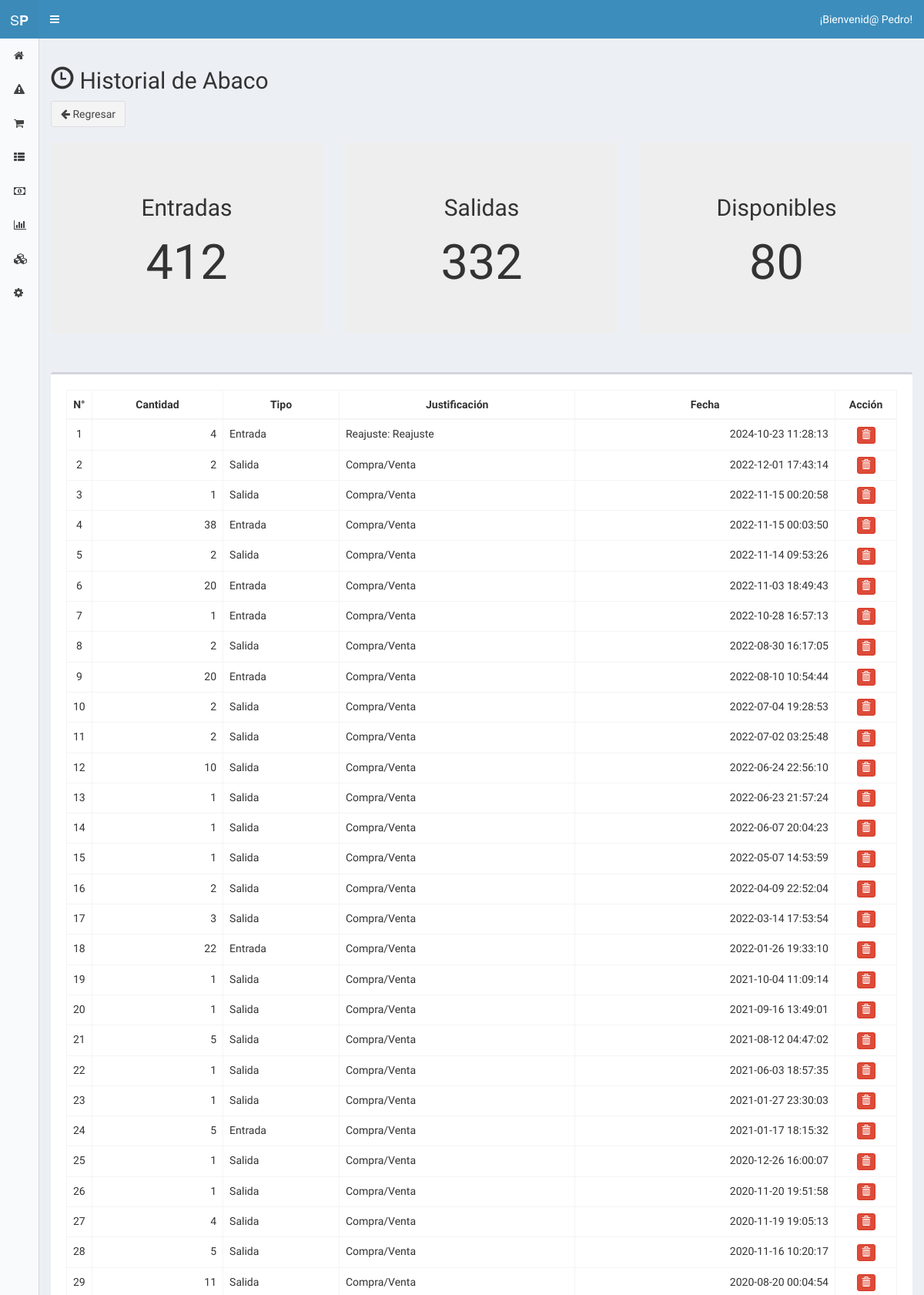
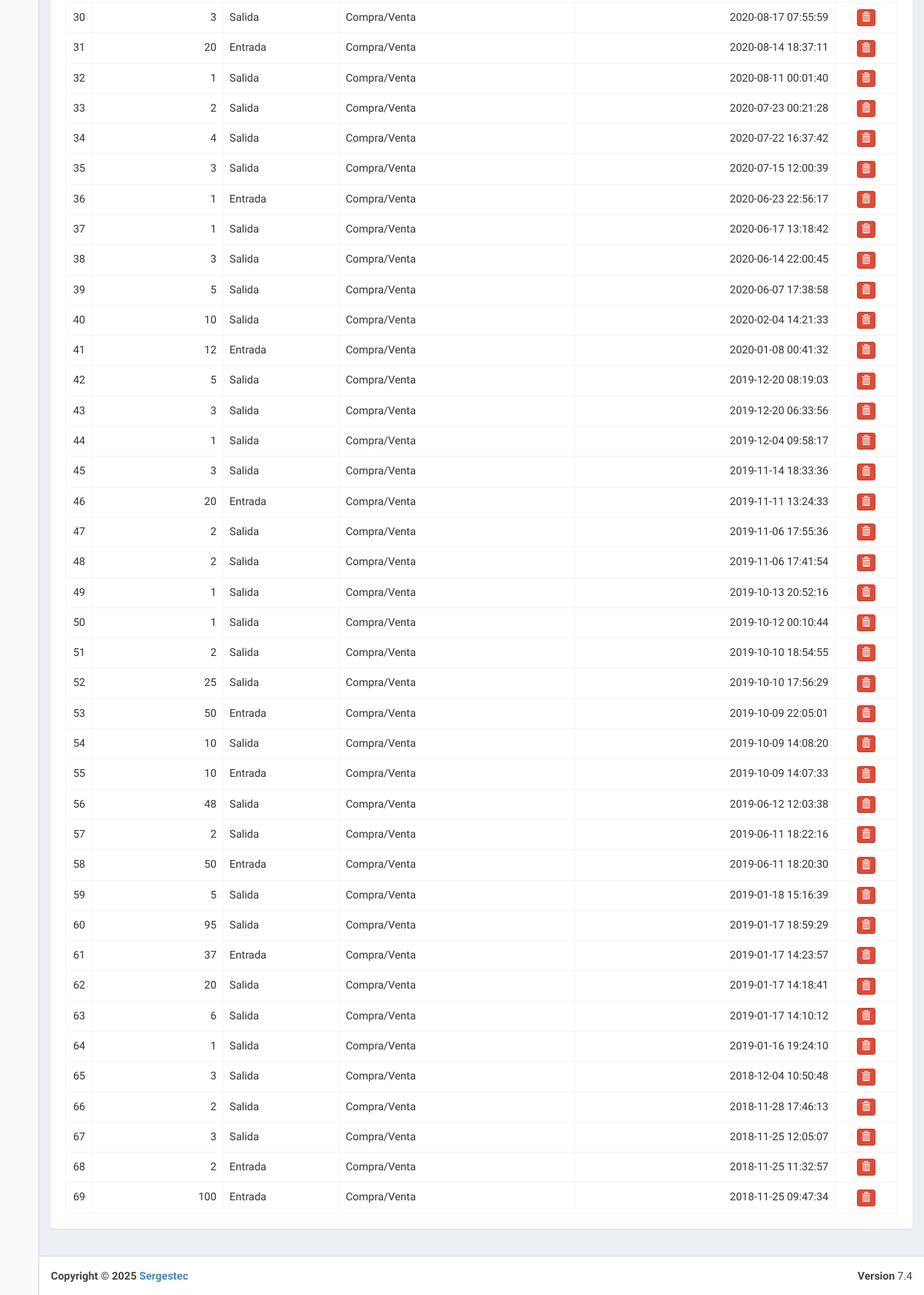
/index.php?view=history&product_id=1 (signed in), run on an earlier commit of the app's database (2 pictures, top to bottom).
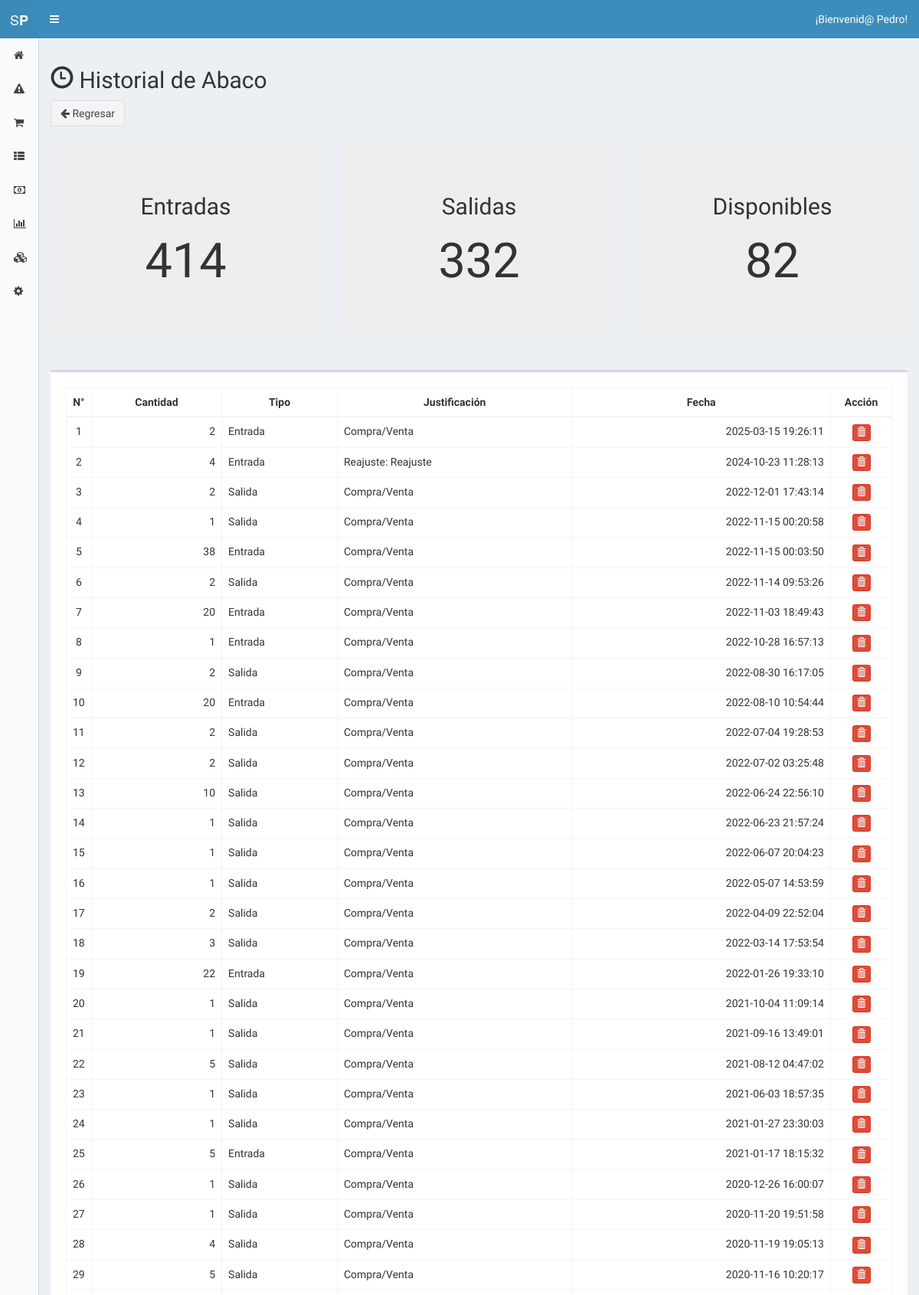
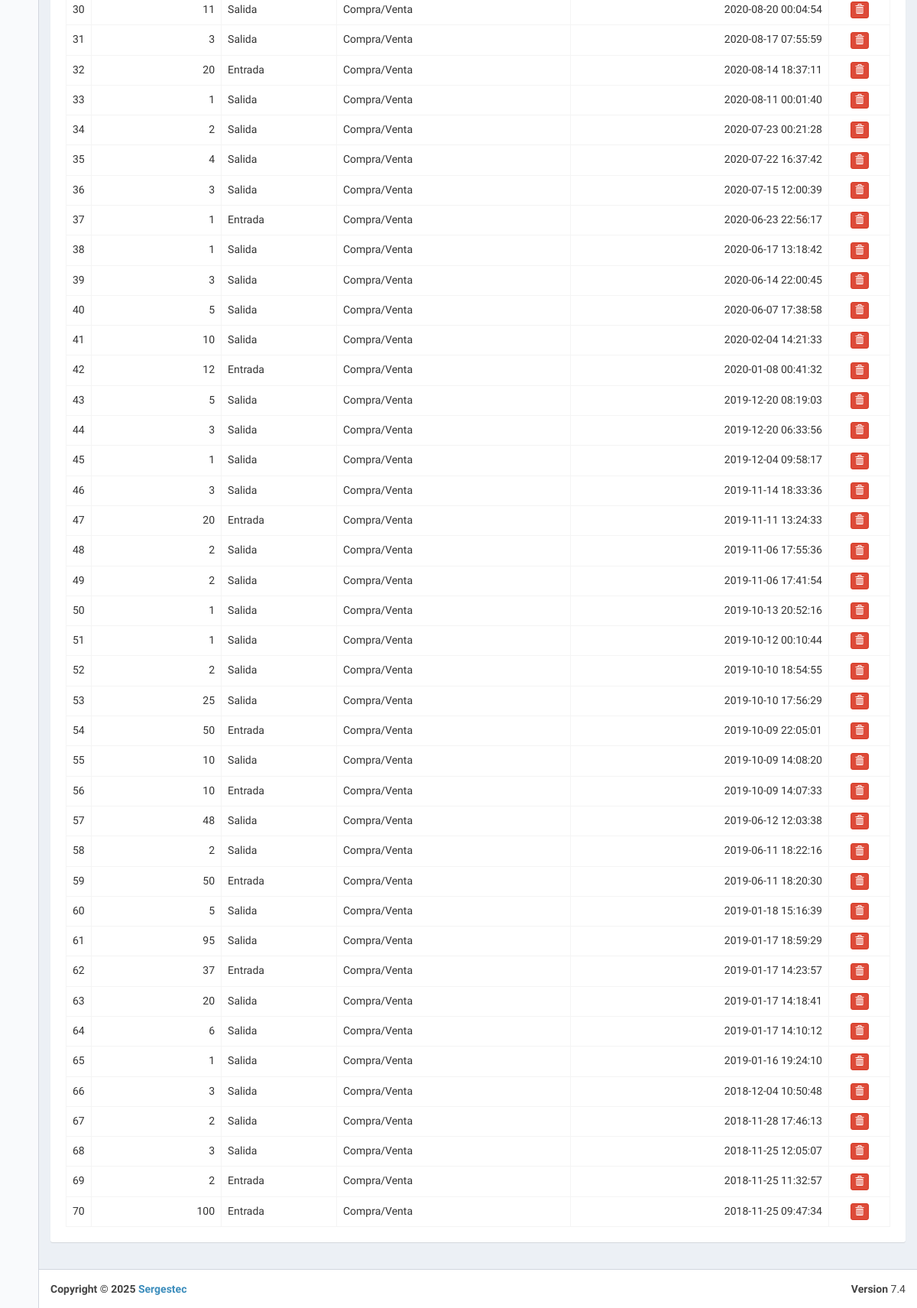
And on a later commit of the database (2 pictures, top to bottom).
### tables this page shows
CREATE TABLE `operation` (
  `id` int(11) NOT NULL,
  `product_id` int(11) DEFAULT NULL,
  `q` float DEFAULT NULL,
  `bono` float NOT NULL,
  `price_in` double DEFAULT NULL,
  `price_out` double DEFAULT NULL,
  `operation_type_id` int(11) DEFAULT NULL,
  `sell_id` int(11) DEFAULT NULL,
  `created_at` datetime DEFAULT NULL
);

CREATE TABLE `operation_type` (
  `id` int(11) NOT NULL,
  `name` varchar(50) DEFAULT NULL
);

### core/controller/Lb.php (called while the page is built, shortened)
<?php
class Lb {
	public function start(){
		include "core/app/init.php";
	}
}
?>

### index.php (called while the page is built, shortened)
<?php
	$lb = new Lb();
	$lb->start();
?>

### core/controller/Model.php (called while the page is built, shortened)
<?php
class Model {
	public static function exists($modelname){
		$fullpath = self::getFullpath($modelname);
		$found=false;
		if(file_exists($fullpath)){
			$found = true;
		}
		return $found;
	}
	public static function getFullpath($modelname){
		return Core::$root."core/app/model/".$modelname.".php";
	}
	public static function many($query,$aclass){
		$cnt = 0;
		$array = array();
		while($r = $query->fetch_array()){
			$array[$cnt] = new $aclass;
			$cnt2=1;
			foreach ($r as $key => $v) {
				if($cnt2>0 && $cnt2%2==0){
					$array[$cnt]->$key = $v;
				}
				$cnt2++;
			}
			$cnt++;
		}
		return $array;
	}
	public static function one($query,$aclass){
		$found = null;
		$data = new $aclass;
		while($r = $query->fetch_array()){
			$cnt=1;
			foreach ($r as $key => $v) {
				if($cnt>0 && $cnt%2==0){
					$data->$key = $v;
				}
				$cnt++;
			}
			$found = $data;
			break;
		}
		return $found;
	}
}
?>

### core/controller/Executor.php (called while the page is built, shortened)
<?php
class Executor {
	public static function doit($sql){
		$con = Database::getCon();
		return array($con->query($sql),$con->insert_id);
	}
}
?>

### core/app/model/UserData.php (called while the page is built, shortened)
<?php
	class UserData {
		public static $tablename = "user";
		public static function getById($id){
			$sql = "select * from ".self::$tablename." where id=$id";
			$query = Executor::doit($sql);
			return Model::one($query[0],new UserData());
		}
	}
?>

### core/app/model/ProductData.php (called while the page is built, shortened)
<?php
	class ProductData {
		public static $tablename = "product";
		public static function getById($id){
			$sql = "select * from ".self::$tablename." where id=$id";
			$query = Executor::doit($sql);
			return Model::one($query[0],new ProductData());
		}
	}
?>

### core/app/model/OperationData.php (called while the page is built, shortened)
<?php
	class OperationData {
		public static $tablename = "operation";
		public function __construct(){
			$this->operation_type_id = "";
		}
		public function getOperationtype(){ return OperationTypeData::getById($this->operation_type_id);}
		public static function getQYesF($product_id){
			$q=0;
			$operations = self::getAllByProductId($product_id);
			$input_id = OperationTypeData::getByName("Entrada")->id;
			$output_id = OperationTypeData::getByName("Salida")->id;
			foreach($operations as $operation){
					if($operation->operation_type_id==$input_id){ $q+=$operation->q; }
					else if($operation->operation_type_id==$output_id){  $q+=(-$operation->q); }
			}
			return $q;
		}
		public static function getAllByProductId($product_id){
			$sql = "select * from ".self::$tablename." where product_id=$product_id  order by created_at desc";
			$query = Executor::doit($sql);
			return Model::many($query[0],new OperationData());
		}
		public static function getOutputQYesF($product_id){
			$q=0;
			$operations = self::getOutputByProductId($product_id);
			$input_id = OperationTypeData::getByName("Entrada")->id;
			$output_id = OperationTypeData::getByName("Salida")->id;
			foreach($operations as $operation){
				if($operation->operation_type_id==$input_id){ $q+=$operation->q; }
				else if($operation->operation_type_id==$output_id){  $q+=(-$operation->q); }
			}
			return $q;
		}
		public static function getInputQYesF($product_id){
			$q=0;
			$operations = self::getInputByProductId($product_id);
			$input_id = OperationTypeData::getByName("Entrada")->id;
			foreach($operations as $operation){
				if($operation->operation_type_id==$input_id){ $q+=$operation->q; }
			}
			return $q;
		}
		public static function getOutputByProductId($product_id){
			$sql = "select * from ".self::$tablename." where product_id=$product_id and operation_type_id=2 order by created_at desc";
			$query = Executor::doit($sql);
			return Model::many($query[0],new OperationData());
		}
		public static function getInputByProductId($product_id){
			$sql = "select * from ".self::$tablename." where product_id=$product_id and operation_type_id=1 order by created_at desc";
			$query = Executor::doit($sql);
			return Model::many($query[0],new OperationData());
		}
	}
?>

### core/app/model/OperationTypeData.php (called while the page is built, shortened)
<?php
	class OperationTypeData {
		public static $tablename = "operation_type";
		public static function getById($id){
			 $sql = "select * from ".self::$tablename." where id=$id";
			$query = Executor::doit($sql);
			$found = null;
			$data = new OperationTypeData();
			while($r = $query[0]->fetch_array()){
				$data->id = $r['id'];
				$data->name = $r['name'];
				$found = $data;
				break;
			}
			return $found;
		}
		public static function getByName($name){
			 $sql = "select * from ".self::$tablename." where name=\"$name\"";
			$query = Executor::doit($sql);
			$found = null;
			$data = new OperationTypeData();
			while($r = $query[0]->fetch_array()){
				$data->id = $r['id'];
				$data->name = $r['name'];
				$found = $data;
				break;
			}
			return $found;
		}
	}
?>

### core/app/model/ReadjustData.php (called while the page is built, shortened)
<?php
	class ReadjustData {
		public static $tablenam3 = "readjust";
		public static function getByOperation($id){
			$sql = "select * from ".self::$tablenam3." where operation_id=$id";
			$query = Executor::doit($sql);
			return Model::one($query[0],new ReadjustData());
		}
	}
?>

### core/app/view/history-view.php (the view, shortened to what the changed rows need)
<section class="content">
	<div class="row">
		<?php
			if(isset($_GET["product_id"])):
			$product = ProductData::getById($_GET["product_id"]);
			$operations = OperationData::getAllByProductId($product->id); ?>
		<div class="col-md-12">
			<h2><i class="glyphicon glyphicon-time"></i> Historial de <?php echo $product->name; ?> </h2>
			<a href="index.php?view=inventary" class="btn btn-default"><i class="fa fa-arrow-left"></i> Regresar</a>
		</div>
	</div><br>
	<div class="row">
		<div class="col-md-4"><?php $itotal = OperationData::GetInputQYesF($product->id); ?>
			<div class="jumbotron"><center><h2>Entradas</h2><h1><?php echo $itotal; ?></h1></center></div>
			<br>
		</div>
		<div class="col-md-4"><?php $ototal = -1*OperationData::GetOutputQYesF($product->id); ?>
			<div class="jumbotron"><center><h2>Salidas</h2><h1><?php echo $ototal; ?></h1></center></div>
			<br>
		</div>
		<div class="col-md-4"><?php $total = OperationData::GetQYesF($product->id); ?>
			<div class="jumbotron"><center><h2>Disponibles</h2><h1><?php echo $total; ?></h1></center></div>
			<br>
		</div>
	</div>
	<?php if(count($operations)>0):?>
	<div class="box">
	  	<div class="box-body no-padding">
	  		<div class="box-body">
				<div class="box-body table-responsive">
					<table class="table table-bordered datatable table-hover">
						<thead>
							<th style="text-align: center; width: 30px;">N°</th>
							<th style="text-align: center;">Cantidad</th>
							<th style="text-align: center;">Tipo</th>
							<th style="text-align: center;">Justificación</th>
							<th style="text-align: center;">Fecha</th>
							<th style="text-align: center; width: 80px;">Acción</th>
						</thead>
						<?php for($number=0; $number<1; $number++);
						foreach($operations as $operation):?>
						<tr>
							<td style="text-align: center;"><?php echo $number; ?></td> <?php $number++; ?>
							<td style="text-align: right;"><?php echo $operation->q; ?></td>
							<td><?php echo $operation->getOperationType()->name; ?></td>
							<td><?php $justify = ReadjustData::getByOperation($operation->id); if(isset($justify)){ echo "Reajuste: ".$justify->justify; }else{ echo "Compra/Venta"; } ?></td>
							<td style="text-align: right;"><?php echo $operation->created_at; ?></td>
							<td style="text-align: center;"><a href="#" id="oper-<?php echo $operation->id; ?>" onclick="return confirm('¿Está seguro de eliminar?')" class="btn tip btn-xs btn-danger" title="Eliminar"><i class="glyphicon glyphicon-trash"></i></a> </td>
						</tr>
						<?php endforeach; ?>
					</table>
				</div>
			<?php endif; ?>
			</div>
		</div>
		<?php endif; ?>
	</div>
</section>

What changed in the data, as far as the page shows it:
added operation: q "2", operation_type.name "Entrada", shows "Compra/Venta", created_at "2025-03-15 19:26:11"
Also different on the page:
$itotal: "412" → "414"
$total: "80" → "82"
